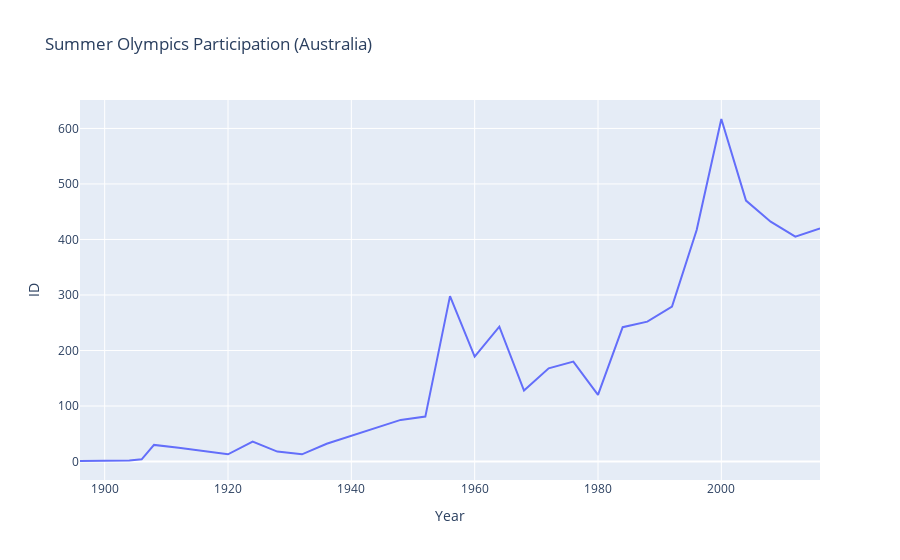

Notebook source saved alongside this figure:
### Markdown cell above
The Summer Olympics data shows spikes and drops that align with major events such as the 1956 Olympics in Melbourne (where all equestrian events were relocated to Stockholm due to Australia’s strict horse quarantine rules) and the 2000 Olympics in Sydney.

There is an interesting spike in Olympic participation in 1984.
This year marked the 200-year commemoration of the arrival of the British on Australian soil. The event is historically significant, but also deeply contested and far from universally celebratory, especially among Indigenous Australians.
It was also the year when the first direct flight between Australia and the United States was launched.

Even though neither a single-year commemoration nor a new flight route directly explains the increase in Olympic participation, the 1980s in Australia were characterised by a broader sense of national optimism and identity-building, which may help explain the rise in athlete numbers during this period.

### Code cell
# Split by Summer/Winter Olympics
australia_summer = australia[australia["Season"] == "Summer"]
australia_winter = australia[australia["Season"] == "Winter"]

# Count unique athletes per year (Summer)
aus_participation_summer = australia_summer.groupby("Year")["ID"].nunique()

# Reset index for Plotly 
df_aus_participation_summer = aus_participation_summer.reset_index()
df_aus_participation_summer.columns = ["Year", "ID"]

# Plot Summer Olympics participation
fig = px.line(
    df_aus_participation_summer,
    x="Year",
    y="ID",
    title="Summer Olympics Participation (Australia)"
)

fig.show()

### Figure 1 — Plotly figure (JSON) as saved in the notebook; plotly's stock layout.template omitted (floating-point values rounded to 4 significant figures)
{"data": [{"hovertemplate": "Year=%{x}<br>ID=%{y}<extra></extra>", "legendgroup": "", "line": {"color": "#636efa", "dash": "solid"}, "marker": {"symbol": "circle"}, "mode": "lines", "name": "", "orientation": "v", "showlegend": false, "type": "scatter", "x": [1896.0, 1900.0, 1904.0, 1906.0, 1908.0, 1912.0, 1920.0, 1924.0, 1928.0, 1932.0, 1936.0, 1948.0, 1952.0, 1956.0, 1960.0, 1964.0, 1968.0, 1972.0, 1976.0, 1980.0, 1984.0, 1988.0, 1992.0, 1996.0, 2000.0, 2004.0, 2008.0, 2012.0, 2016.0], "xaxis": "x", "y": [1, 2, 2, 4, 30, 25, 13, 36, 18, 13, 32, 75, 81, 298, 189, 243, 128, 168, 180, 120, 242, 252, 279, 417, 617, 470, 432, 405, 420], "yaxis": "y"}], "layout": {"legend": {"tracegroupgap": 0}, "title": {"text": "Summer Olympics Participation (Australia)"}, "xaxis": {"anchor": "y", "domain": [0, 1], "title": {"text": "Year"}}, "yaxis": {"anchor": "x", "domain": [0, 1], "title": {"text": "ID"}}}}
